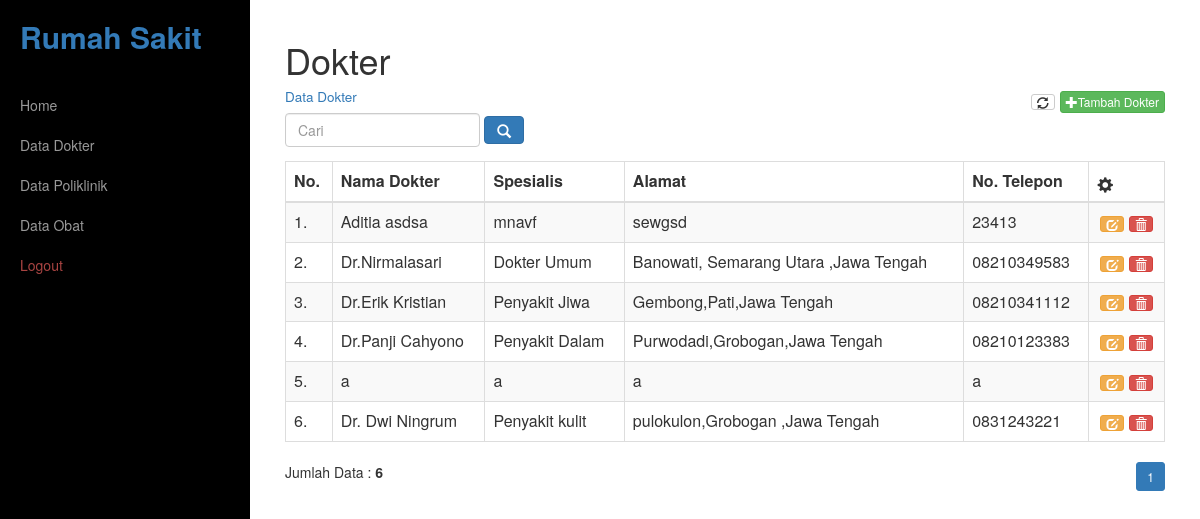
The page /dokter/data.php (signed in) on the database its author committed.
### tables this page shows
CREATE TABLE `tb_dokter` (
  `id_dokter` varchar(50) NOT NULL,
  `nama_dokter` varchar(50) NOT NULL,
  `spesialis` varchar(40) NOT NULL,
  `alamat` text NOT NULL,
  `no_telp` varchar(20) NOT NULL
);

### dokter/data.php (the view)
<?php include_once('../_header.php');?>
    <div class="box">
        <h1>Dokter</h1>
        <h4>
            <small class="text-primary">Data Dokter</small>
            <div class="pull-right">
                <a href="" class="btn btn-default btn-xs"><i class="glyphicon glyphicon-refresh"></i></a>
                <a href="add.php" class="btn btn-success btn-xs"><i class="glyphicon glyphicon-plus"></i>Tambah Dokter</a>
            </div>
        </h4>
        <div>
            <form action="" class="form-inline" method="post">
                <div class="form-group">
                    <input type="text" name="pencarian" class="form-control" placeholder="Cari">
                </div>
                <div class="form-group">
                    <button type="submit" class="btn btn-primary"><span class="glyphicon glyphicon-search" aria-hidden="true"></span></button>
                </div>
            </form>
        </div>
        <div class="table-responsive">
            <table class="table table-striped table-bordered table-hover">
                <thead>
                    <tr>
                        <th>No.</th>
                        <th>Nama Dokter</th>
                        <th>Spesialis</th>
                        <th>Alamat</th>
                        <th>No. Telepon</th>
                        <th><i class="glyphicon glyphicon-cog "></i></th>
                    </tr>
                </thead>
                <tbody>
                <?php
                    $batas = 10;
                    $hal= @$_GET['hal'];
                    if(empty($hal)){
                        $posisi = 0;
                        $hal = 1;
                    }else{
                        $posisi = ($hal - 1 ) * $batas;
                    }
                    $no =1;
                    if($_SERVER['REQUEST_METHOD'] == "POST" ){
                        $pencarian= trim(mysqli_real_escape_string($con,$_POST['pencarian']));
                        if($pencarian != ''){
                            $sql = "SELECT * FROM tb_dokter WHERE nama_dokter LIKE '%$pencarian%'";
                            $query = $sql;
                            $queryJml=$sql;
                        }else{
                            $query="SELECT * FROM tb_dokter LIMIT $posisi,$batas";
                            $queryJml="SELECT * FROM tb_dokter ";
                            $no = $posisi + 1 ;
                        }
                    }else{
                        $query="SELECT * FROM tb_dokter LIMIT $posisi,$batas";
                        $queryJml="SELECT * FROM tb_dokter ";
                        $no = $posisi + 1 ;
                    }
                    $sql_obat = mysqli_query($con, $query) or die(mysqli_error($con));
                    if(mysqli_num_rows($sql_obat) > 0){
                        while($data = mysqli_fetch_array($sql_obat)){ ?>
                            <tr>
                                <td><?=$no++?>.</td>
                                <td><?=$data['nama_dokter']?></td>
                                <td><?=$data['spesialis']?></td>
                                <td><?=$data['alamat']?></td>
                                <td><?=$data['no_telp']?></td>
                                <td class="text-center">
                                    <a href="edit.php?id=<?=$data['id_dokter']?>" class="btn btn-warning btn-xs" ><i class="glyphicon glyphicon-edit"></i></a>
                                    <a href="del.php?id=<?=$data['id_dokter']?>" onclick="return confirm('Apakah Anda yakin ingin menghapus data ?')" class="btn btn-danger btn-xs" ><i class="glyphicon glyphicon-trash"></i></a>
                                </td>
                            </tr>
                        <?php
                        }
                    }else{
                        echo "<tr><td colspan=\"4\" align=\"center\"> Data tidak di temukan. </td></tr>";
                    }
                    ?>
                </tbody>
            </table>
        </div>
        <?php
        if(@$_POST['pencarian']=='') { ?>
            <div style="float:left;">
                <?php
                $jml =mysqli_num_rows(mysqli_query($con,$queryJml));
                echo "Jumlah Data : <b>$jml</b>";
                ?>
            </div>
            <div style="float:right;">
                <ul class="pagination pagination-sm" style="margin:0">
                    <?php
                    $jml_hal = ceil($jml / $batas );
                    for($i=1; $i <= $jml_hal; $i++){
                        if($i != $hal){
                            echo "<li><a href=\"?hal=$i\">$i</a></li>";
                        }else{
                            echo "<li class=\"active\"><a>$i</a></li>";
                        }
                    }
                    ?>
                </ul>
            </div>
            <?php
        }else{
            echo "<div style=\"float:left;\">";
            $jml= mysqli_num_rows(mysqli_query($con,$queryJml));
            echo " Data Hasil Pencarian : <b>$jml</b>";
            echo "</div>";
        }
        ?>
    </div>
<?php include_once('../_footer.php');?>

### rows shown on the page
tb_dokter: nama_dokter "Aditia asdsa", spesialis "mnavf", alamat "sewgsd", no_telp "23413"
tb_dokter: nama_dokter "Dr.Nirmalasari", spesialis "Dokter Umum", alamat "Banowati, Semarang Utara ,Jawa Tengah", no_telp "08210349583"
tb_dokter: nama_dokter "Dr.Erik Kristian", spesialis "Penyakit Jiwa", alamat "Gembong,Pati,Jawa Tengah", no_telp "08210341112"
tb_dokter: nama_dokter "Dr.Panji Cahyono", spesialis "Penyakit Dalam", alamat "Purwodadi,Grobogan,Jawa Tengah", no_telp "08210123383"
tb_dokter: nama_dokter "a", spesialis "a", alamat "a", no_telp "a"
tb_dokter: nama_dokter "Dr. Dwi Ningrum", spesialis "Penyakit kulit", alamat "pulokulon,Grobogan ,Jawa Tengah", no_telp "0831243221"

### other values the page prints
$jml "6"
